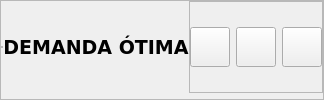
        <widget class="QFrame" name="header_frame">
         <property name="styleSheet">
          <string notr="true"/>
         </property>
         <property name="frameShape">
          <enum>QFrame::StyledPanel</enum>
         </property>
         <property name="frameShadow">
          <enum>QFrame::Raised</enum>
         </property>
         <layout class="QHBoxLayout" name="horizontalLayout_4">
          <property name="spacing">
           <number>0</number>
          </property>
          <property name="leftMargin">
           <number>0</number>
          </property>
          <property name="topMargin">
           <number>0</number>
          </property>
          <property name="rightMargin">
           <number>0</number>
          </property>
          <property name="bottomMargin">
           <number>6</number>
          </property>
          <item alignment="Qt::AlignHCenter|Qt::AlignVCenter">
           <widget class="QFrame" name="frame_11">
            <property name="frameShape">
             <enum>QFrame::StyledPanel</enum>
            </property>
            <property name="frameShadow">
             <enum>QFrame::Raised</enum>
            </property>
            <layout class="QVBoxLayout" name="verticalLayout_9">
             <property name="spacing">
              <number>0</number>
             </property>
             <property name="leftMargin">
              <number>0</number>
             </property>
             <property name="topMargin">
              <number>0</number>
             </property>
             <property name="rightMargin">
              <number>0</number>
             </property>
             <property name="bottomMargin">
              <number>0</number>
             </property>
            </layout>
           </widget>
          </item>
          <item>
           <widget class="QLabel" name="label_9">
            <property name="font">
             <font>
              <family>Verdana</family>
              <pointsize>14</pointsize>
              <weight>75</weight>
              <bold>true</bold>
             </font>
            </property>
            <property name="text">
             <string>DEMANDA ÓTIMA</string>
            </property>
            <property name="alignment">
             <set>Qt::AlignCenter</set>
            </property>
           </widget>
          </item>
          <item alignment="Qt::AlignRight">
           <widget class="QFrame" name="header_nav">
            <property name="styleSheet">
             <string notr="true"/>
            </property>
            <property name="frameShape">
             <enum>QFrame::StyledPanel</enum>
            </property>
            <property name="frameShadow">
             <enum>QFrame::Raised</enum>
            </property>
            <layout class="QHBoxLayout" name="horizontalLayout_5">
             <property name="spacing">
              <number>6</number>
             </property>
             <property name="leftMargin">
              <number>0</number>
             </property>
             <property name="topMargin">
              <number>0</number>
             </property>
             <property name="rightMargin">
              <number>0</number>
             </property>
             <property name="bottomMargin">
              <number>0</number>
             </property>
             <item>
              <widget class="QPushButton" name="pushButton_8">
               <property name="minimumSize">
                <size>
                 <width>40</width>
                 <height>40</height>
                </size>
               </property>
               <property name="maximumSize">
                <size>
                 <width>40</width>
                 <height>40</height>
                </size>
               </property>
               <property name="text">
                <string/>
               </property>
               <property name="icon">
                <iconset>
                 <normaloff>../../../../../.designer/backup/Icons/minimize-2_disabled.png</normaloff>../../../../../.designer/backup/Icons/minimize-2_disabled.png</iconset>
               </property>
               <property name="iconSize">
                <size>
                 <width>30</width>
                 <height>30</height>
                </size>
               </property>
              </widget>
             </item>
             <item>
              <widget class="QPushButton" name="pushButton_7">
               <property name="minimumSize">
                <size>
                 <width>40</width>
                 <height>40</height>
                </size>
               </property>
               <property name="maximumSize">
                <size>
                 <width>40</width>
                 <height>40</height>
                </size>
               </property>
               <property name="text">
                <string/>
               </property>
               <property name="icon">
                <iconset>
                 <normaloff>../../../../../.designer/backup/Icons/maximize-2_disabled.png</normaloff>../../../../../.designer/backup/Icons/maximize-2_disabled.png</iconset>
               </property>
               <property name="iconSize">
                <size>
                 <width>30</width>
                 <height>30</height>
                </size>
               </property>
              </widget>
             </item>
             <item>
              <widget class="QPushButton" name="pushButton_9">
               <property name="minimumSize">
                <size>
                 <width>40</width>
                 <height>40</height>
                </size>
               </property>
               <property name="maximumSize">
                <size>
                 <width>40</width>
                 <height>40</height>
                </size>
               </property>
               <property name="text">
                <string/>
               </property>
               <property name="icon">
                <iconset>
                 <normaloff>../../../../../.designer/backup/Icons/x_disabled.png</normaloff>../../../../../.designer/backup/Icons/x_disabled.png</iconset>
               </property>
               <property name="iconSize">
                <size>
                 <width>30</width>
                 <height>30</height>
                </size>
               </property>
              </widget>
             </item>
            </layout>
           </widget>
          </item>
         </layout>
        </widget>
